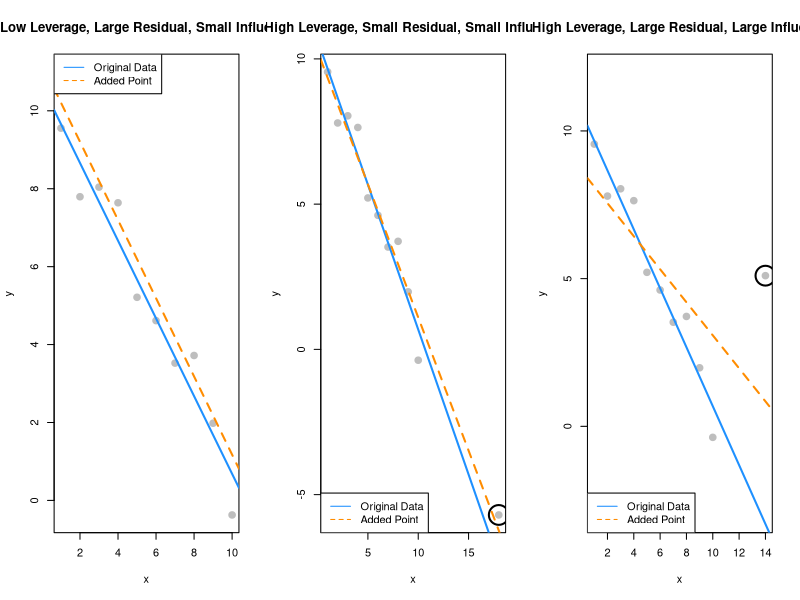
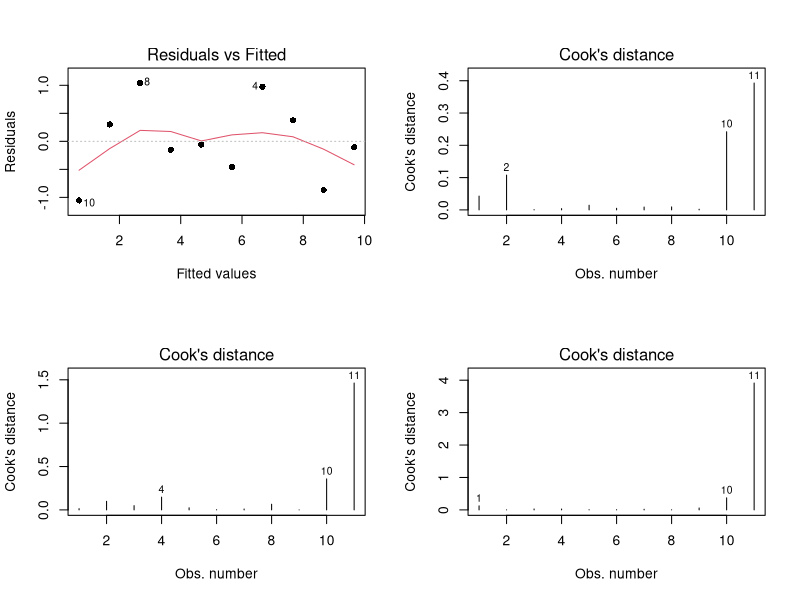
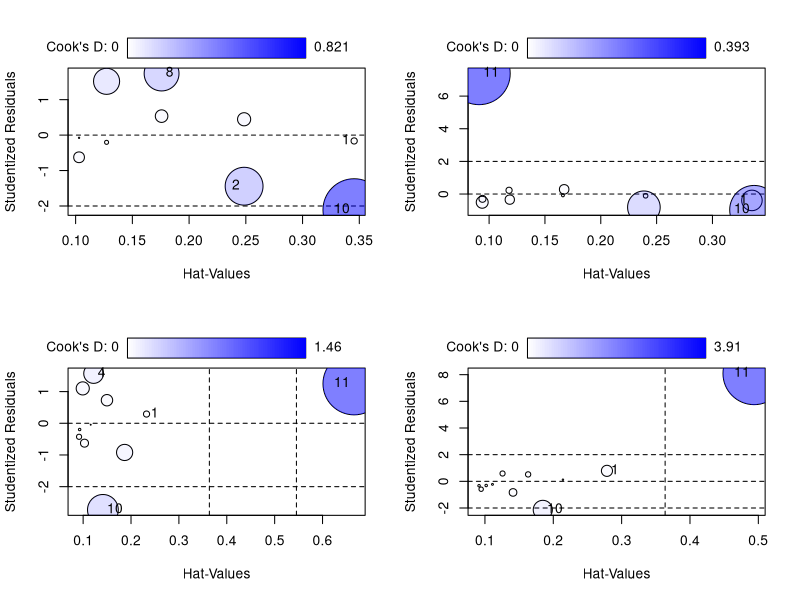

These charts were generated, in order, by the following R code:
######################
##Unusual Obervations#
######################
###Example ###
par(mfrow = c(1, 3))
set.seed(1000)
ex_data  = data.frame(x = 1:10,
                      y = 10:1 + rnorm(n = 10))
ex_model = lm(y ~ x, data = ex_data)
summary(ex_model)
# low leverage, large residual, small influence
point_1 = c(5.4, 11)
ex_data_1 = rbind(ex_data, point_1)
model_1 = lm(y ~ x, data = ex_data_1)
summary(model_1)
plot(y ~ x, data = ex_data_1, cex = 2, pch = 20, col = "grey",
     main = "Low Leverage, Large Residual, Small Influence")
points(x = point_1[1], y = point_1[2], pch = 1, cex = 4, col = "black", lwd = 2)
abline(ex_model, col = "dodgerblue", lwd = 2)
abline(model_1, lty = 2, col = "darkorange", lwd = 2)
legend("topleft", c("Original Data", "Added Point"),
       lty = c(1, 2), col = c("dodgerblue", "darkorange"))

# high leverage, small residual, small influence
point_2 = c(18, -5.7)
ex_data_2 = rbind(ex_data, point_2)
model_2 = lm(y ~ x, data = ex_data_2)
summary(model_2)
plot(y ~ x, data = ex_data_2, cex = 2, pch = 20, col = "grey",
     main = "High Leverage, Small Residual, Small Influence")
points(x = point_2[1], y = point_2[2], pch = 1, cex = 4, col = "black", lwd = 2)
abline(ex_model, col = "dodgerblue", lwd = 2)
abline(model_2, lty = 2, col = "darkorange", lwd = 2)
legend("bottomleft", c("Original Data", "Added Point"),
       lty = c(1, 2), col = c("dodgerblue", "darkorange"))

# high leverage, large residual, large influence
point_3 = c(14, 5.1)
ex_data_3 = rbind(ex_data, point_3)
model_3 = lm(y ~ x, data = ex_data_3)
summary(model_3)
plot(y ~ x, data = ex_data_3, cex = 2, pch = 20, col = "grey", ylim = c(-3, 12),
     main = "High Leverage, Large Residual, Large Influence")
points(x = point_3[1], y = point_3[2], pch = 1, cex = 4, col = "black", lwd = 2)
abline(ex_model, col = "dodgerblue", lwd = 2)
abline(model_3, lty = 2, col = "darkorange", lwd = 2)
legend("bottomleft", c("Original Data", "Added Point"),
       lty = c(1, 2), col = c("dodgerblue", "darkorange"))
###Leverage points detection
2*mean(hatvalues(ex_model))
which(hatvalues(ex_model)>(2*mean(hatvalues(ex_model))))
hatvalues(model_1)
2*mean(hatvalues(model_1))
which(hatvalues(model_1)>(2*mean(hatvalues(model_1))))
hatvalues(model_2)
2*mean(hatvalues(model_2))
which(hatvalues(model_2)>(2*mean(hatvalues(model_2))))
hatvalues(model_3)
2*mean(hatvalues(model_3))
which(hatvalues(model_3)>(2*mean(hatvalues(model_3))))
##without printing the values
hvalues1 = hatvalues(ex_model)
hvalues2 = hatvalues(model_1)
hvalues3 = hatvalues(model_2)
hvalues4 = hatvalues(model_3)
hvaluesthresh1 = 2*mean(hatvalues(ex_model))
hvaluesthresh2 = 2*mean(hatvalues(model_1))
hvaluesthresh3 = 2*mean(hatvalues(model_2))
hvaluesthresh4 = 2*mean(hatvalues(model_3))
index.leverage1 = which(hvalues1>hvaluesthresh1)
index.leverage2 = which(hvalues2>hvaluesthresh2)
index.leverage3 = which(hvalues3>hvaluesthresh3)
index.leverage4 = which(hvalues4>hvaluesthresh4)
length(index.leverage1)
length(index.leverage2)
length(index.leverage3)
length(index.leverage4)

###Outliers
rstandard(ex_model)
rstandard(model_1)
rstandard(model_2)
rstandard(model_3)

##not printing all
z1 = rstandard(ex_model)
z2 = rstandard(model_1)
z3 = rstandard(model_2)
z4 = rstandard(model_3)
index.resid1 = which(abs(z1)>2)
index.resid2 = which(abs(z2)>2)
index.resid3 = which(abs(z3)>2)
index.resid4 = which(abs(z4)>2)
length(index.resid1)
length(index.resid2)
length(index.resid3)
length(index.resid4)
###Influential
cooks.distance(ex_model)
cooks.distance(model_1)
cooks.distance(model_2)
cooks.distance(model_3)
#To check influential
which(cooks.distance(model_1) > (4 /11))
which(cooks.distance(model_2) > (4 /11))
which(cooks.distance(model_3) > (4 /11))

#without printing
cd1 = cooks.distance(ex_model)
cd2 = cooks.distance(model_1)
cd3 = cooks.distance(model_2)
cd4 = cooks.distance(model_3)

index.cd1 = which(cd1>4/10)
index.cd2 = which(cd2>4/11)
index.cd3 = which(cd3>4/11)
index.cd4 = which(cd4>4/11)
length(index.cd1)
length(index.cd2)
length(index.cd3)
length(index.cd4)

par(mfrow=c(2,2))
plot(ex_model, pch=16, which=1)#Residual Plot
plot(model_1, pch=16, which=4)
plot(model_2, pch=16, which=4)
plot(model_3, pch=16, which=4)
 dev.off()
 #install.packages("car)
 library(car)
par(mfrow=c(2,2))
influencePlot(ex_model)
influencePlot(model_1)
influencePlot(model_2)
influencePlot(model_3)
dev.off()
